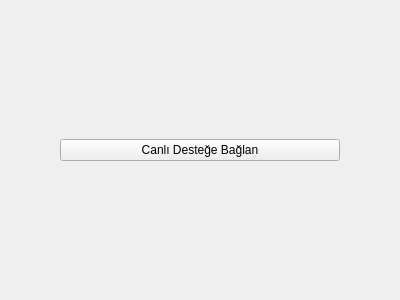
<?xml version="1.0" encoding="UTF-8"?>
<ui version="4.0">
 <class>Form</class>
 <widget class="QWidget" name="Form">
  <property name="geometry">
   <rect>
    <x>0</x>
    <y>0</y>
    <width>400</width>
    <height>300</height>
   </rect>
  </property>
  <property name="windowTitle">
   <string>Form</string>
  </property>
  <layout class="QVBoxLayout" name="verticalLayout">
   <property name="leftMargin">
    <number>60</number>
   </property>
   <property name="rightMargin">
    <number>60</number>
   </property>
   <item>
    <widget class="QPushButton" name="pushButton">
     <property name="text">
      <string>Canlı Desteğe Bağlan</string>
     </property>
    </widget>
   </item>
  </layout>
 </widget>
 <resources>
  <include location="icons.qrc"/>
 </resources>
 <connections/>
</ui>
